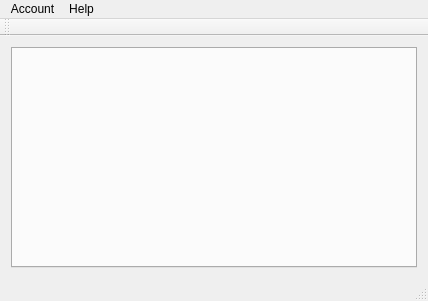
<?xml version="1.0" encoding="UTF-8"?>
<ui version="4.0">
 <class>MainWindow</class>
 <widget class="QMainWindow" name="MainWindow">
  <property name="geometry">
   <rect>
    <x>0</x>
    <y>0</y>
    <width>428</width>
    <height>301</height>
   </rect>
  </property>
  <property name="windowTitle">
   <string>MainWindow</string>
  </property>
  <widget class="QWidget" name="centralWidget">
   <layout class="QGridLayout" name="gridLayout">
    <item row="0" column="0">
     <widget class="QTabWidget" name="tabWidgetAccounts">
      <property name="tabsClosable">
       <bool>true</bool>
      </property>
     </widget>
    </item>
   </layout>
  </widget>
  <widget class="QToolBar" name="mainToolBar">
   <attribute name="toolBarArea">
    <enum>TopToolBarArea</enum>
   </attribute>
   <attribute name="toolBarBreak">
    <bool>false</bool>
   </attribute>
  </widget>
  <widget class="QStatusBar" name="statusBar"/>
  <widget class="QMenuBar" name="menuBar">
   <property name="geometry">
    <rect>
     <x>0</x>
     <y>0</y>
     <width>428</width>
     <height>19</height>
    </rect>
   </property>
   <widget class="QMenu" name="menuAccount">
    <property name="title">
     <string>Account</string>
    </property>
    <addaction name="actionAdd"/>
    <addaction name="separator"/>
    <addaction name="actionExit"/>
   </widget>
   <widget class="QMenu" name="menuHelp">
    <property name="title">
     <string>Help</string>
    </property>
    <addaction name="actionAbout"/>
    <addaction name="separator"/>
    <addaction name="actionAbout_Qt"/>
   </widget>
   <addaction name="menuAccount"/>
   <addaction name="menuHelp"/>
  </widget>
  <action name="actionAdd">
   <property name="text">
    <string>Add</string>
   </property>
  </action>
  <action name="actionExit">
   <property name="text">
    <string>Exit</string>
   </property>
  </action>
  <action name="actionAbout">
   <property name="text">
    <string>About</string>
   </property>
  </action>
  <action name="actionAbout_Qt">
   <property name="text">
    <string>About Qt</string>
   </property>
  </action>
 </widget>
 <layoutdefault spacing="6" margin="11"/>
 <resources/>
 <connections/>
</ui>
